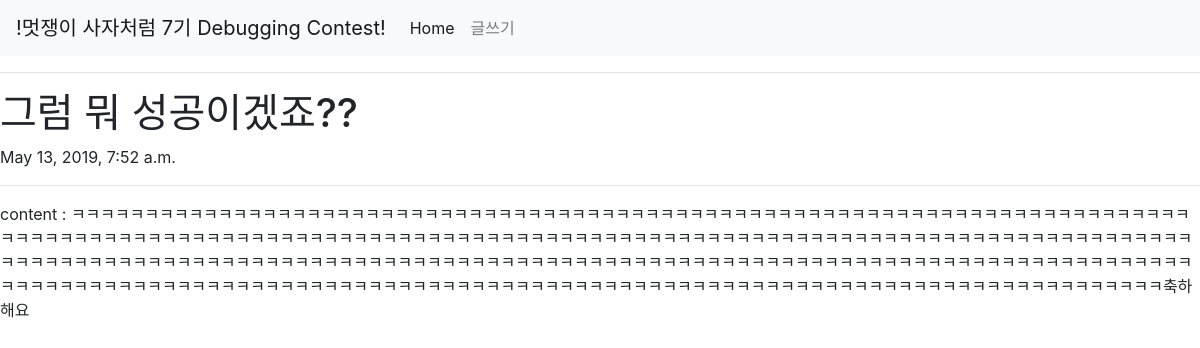
Page /detail/13 on the committed database.
### Blogapp/models.py (models this page shows, shortened)
class Post(models.Model):
    title = models.CharField(max_length = 20)
    content = models.TextField()
    pub_date = models.DateTimeField(auto_now_add=True)

### Blogapp/views.py (the view)
# urls.py: path('detail/<int:post_id>', Blogapp.views.detail, name='detail'),
def detail(request, post_id):
    post = get_object_or_404(Post, pk=post_id)
    return render(request, 'detail.html', {'post':post})

### Blogapp/templates/detail.html
{% extends 'base.html' %}
{% block content %}
<hr>
<h1>{{post.title}}</h1>
<p>{{post.pub_date}}</p>
<hr>
<p>content : {{post.content}}</p>
{% endblock %}

### rows in the picture
Post: title "그럼 뭐 성공이겠죠??", pub_date "May 13, 2019, 7:52 a.m.", content "ㅋㅋㅋㅋㅋㅋㅋㅋㅋㅋㅋㅋㅋㅋㅋㅋㅋㅋㅋㅋㅋㅋㅋㅋㅋㅋㅋㅋㅋㅋㅋㅋㅋㅋㅋㅋㅋㅋㅋㅋㅋㅋㅋㅋㅋㅋㅋㅋㅋㅋㅋㅋㅋㅋㅋㅋㅋㅋㅋㅋㅋㅋㅋㅋㅋㅋㅋㅋㅋㅋㅋㅋㅋㅋㅋㅋㅋㅋㅋㅋㅋㅋㅋㅋㅋㅋㅋㅋㅋㅋㅋㅋㅋㅋㅋㅋㅋㅋㅋㅋㅋㅋㅋㅋㅋㅋㅋㅋㅋㅋㅋㅋㅋㅋㅋㅋㅋㅋㅋㅋㅋㅋㅋㅋㅋㅋㅋㅋㅋㅋㅋㅋㅋㅋㅋㅋㅋㅋㅋㅋㅋㅋㅋㅋㅋㅋㅋㅋㅋㅋㅋㅋㅋㅋㅋㅋㅋㅋㅋㅋㅋㅋㅋㅋㅋㅋㅋㅋㅋㅋㅋㅋㅋㅋㅋㅋㅋㅋㅋㅋㅋㅋㅋㅋㅋㅋㅋㅋㅋㅋㅋㅋㅋㅋㅋㅋㅋㅋㅋㅋㅋㅋㅋㅋㅋㅋㅋㅋㅋㅋㅋㅋㅋㅋㅋㅋㅋㅋㅋㅋㅋㅋㅋㅋㅋㅋㅋㅋㅋㅋㅋㅋㅋㅋㅋㅋㅋㅋㅋㅋㅋㅋㅋㅋㅋㅋㅋㅋㅋㅋㅋㅋㅋㅋㅋㅋㅋㅋㅋㅋㅋㅋㅋㅋㅋㅋㅋㅋㅋㅋㅋㅋㅋㅋㅋㅋㅋㅋㅋㅋㅋㅋㅋㅋㅋㅋㅋㅋㅋㅋㅋㅋㅋㅋㅋㅋㅋㅋㅋㅋㅋㅋㅋㅋㅋㅋㅋㅋㅋㅋㅋㅋㅋㅋㅋㅋㅋ축하해요"
